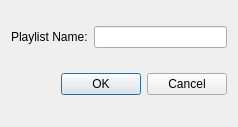
<?xml version="1.0" encoding="UTF-8"?>
<ui version="4.0">
 <class>createPlaylistDialog</class>
 <widget class="QDialog" name="createPlaylistDialog">
  <property name="geometry">
   <rect>
    <x>0</x>
    <y>0</y>
    <width>238</width>
    <height>127</height>
   </rect>
  </property>
  <property name="windowTitle">
   <string>Dialog</string>
  </property>
  <layout class="QGridLayout" name="gridLayout">
   <item row="0" column="0">
    <layout class="QHBoxLayout" name="horizontalLayout">
     <item>
      <widget class="QLabel" name="label">
       <property name="text">
        <string>Playlist Name:</string>
       </property>
      </widget>
     </item>
     <item>
      <widget class="QLineEdit" name="nameLineEdit"/>
     </item>
    </layout>
   </item>
   <item row="1" column="0">
    <layout class="QHBoxLayout">
     <property name="spacing">
      <number>6</number>
     </property>
     <item>
      <spacer>
       <property name="orientation">
        <enum>Qt::Orientation::Horizontal</enum>
       </property>
       <property name="sizeHint" stdset="0">
        <size>
         <width>131</width>
         <height>31</height>
        </size>
       </property>
      </spacer>
     </item>
     <item>
      <widget class="QPushButton" name="okButton">
       <property name="cursor">
        <cursorShape>PointingHandCursor</cursorShape>
       </property>
       <property name="text">
        <string>OK</string>
       </property>
      </widget>
     </item>
     <item>
      <widget class="QPushButton" name="cancelButton">
       <property name="cursor">
        <cursorShape>PointingHandCursor</cursorShape>
       </property>
       <property name="text">
        <string>Cancel</string>
       </property>
      </widget>
     </item>
    </layout>
   </item>
  </layout>
 </widget>
 <resources/>
 <connections>
  <connection>
   <sender>okButton</sender>
   <signal>clicked()</signal>
   <receiver>createPlaylistDialog</receiver>
   <slot>accept()</slot>
   <hints>
    <hint type="sourcelabel">
     <x>278</x>
     <y>253</y>
    </hint>
    <hint type="destinationlabel">
     <x>96</x>
     <y>254</y>
    </hint>
   </hints>
  </connection>
  <connection>
   <sender>cancelButton</sender>
   <signal>clicked()</signal>
   <receiver>createPlaylistDialog</receiver>
   <slot>reject()</slot>
   <hints>
    <hint type="sourcelabel">
     <x>369</x>
     <y>253</y>
    </hint>
    <hint type="destinationlabel">
     <x>179</x>
     <y>282</y>
    </hint>
   </hints>
  </connection>
 </connections>
</ui>
